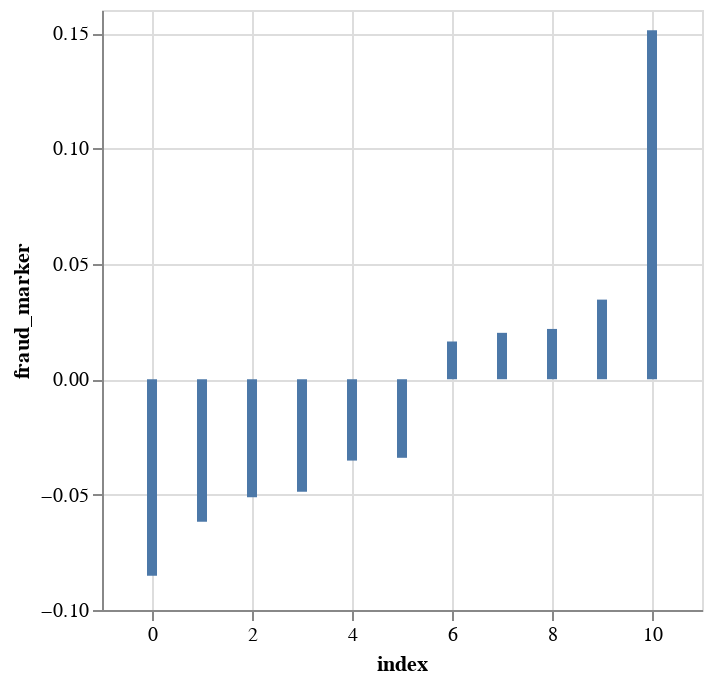

Source (notebook cell):
### Markdown cell above
**TASK: Create a bar plot of the correlation values to Fraudlent wine.**

### Code cell
# CODE HERE
df.select(cs.numeric()).corr().sort('fraud_marker')['fraud_marker'][:-1].plot.bar()

### Figure 1 — Vega-Lite specification as saved in the notebook (floating-point values rounded to 4 significant figures)
{"config": {"view": {"continuousWidth": 300, "continuousHeight": 300}}, "data": {"name": "data-d57460244b523ec3fb342a87a67c3c79"}, "mark": {"type": "bar", "tooltip": true}, "encoding": {"x": {"field": "index", "type": "quantitative"}, "y": {"field": "fraud_marker", "type": "quantitative"}}, "params": [{"name": "param_1", "select": {"type": "interval", "encodings": ["x", "y"]}, "bind": "scales"}], "$schema": "https://vega.github.io/schema/vega-lite/v5.20.1.json", "datasets": {"data-d57460244b523ec3fb342a87a67c3c79": [{"index": 0, "fraud_marker": -0.0852}, {"index": 1, "fraud_marker": -0.06179}, {"index": 2, "fraud_marker": -0.05114}, {"index": 3, "fraud_marker": -0.04876}, {"index": 4, "fraud_marker": -0.03525}, {"index": 5, "fraud_marker": -0.03405}, {"index": 6, "fraud_marker": 0.01635}, {"index": 7, "fraud_marker": 0.02011}, {"index": 8, "fraud_marker": 0.02179}, {"index": 9, "fraud_marker": 0.0345}, {"index": 10, "fraud_marker": 0.1512}]}}
